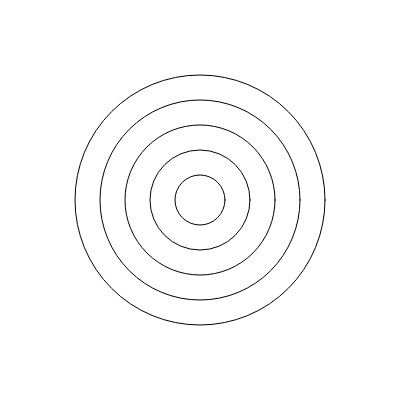
Frame 1 (no input)
Frame 60 (no input): identical to frame 1, image omitted
Frame 120 (the mouse pressed at the canvas centre since frame 60): identical to frame 1, image omitted

The p5.js sketch that drew this single still picture (run headless with seeded random() and noise() and a simulated clock; from frame 60 on, the mouse is pressed at the canvas centre):

// p5.js sketch
// ── sketch.js
function setup() {
  createCanvas(400, 400);
}

function draw() {
  background(255);

  // 5 concentric circles in the center of the canvas where the ∆ of the diameter is 50 pixels
  circle(200, 200, 250);
  circle(200, 200, 200);
  circle(200, 200, 150);
  circle(200, 200, 100);
  circle(200, 200, 50);
}
